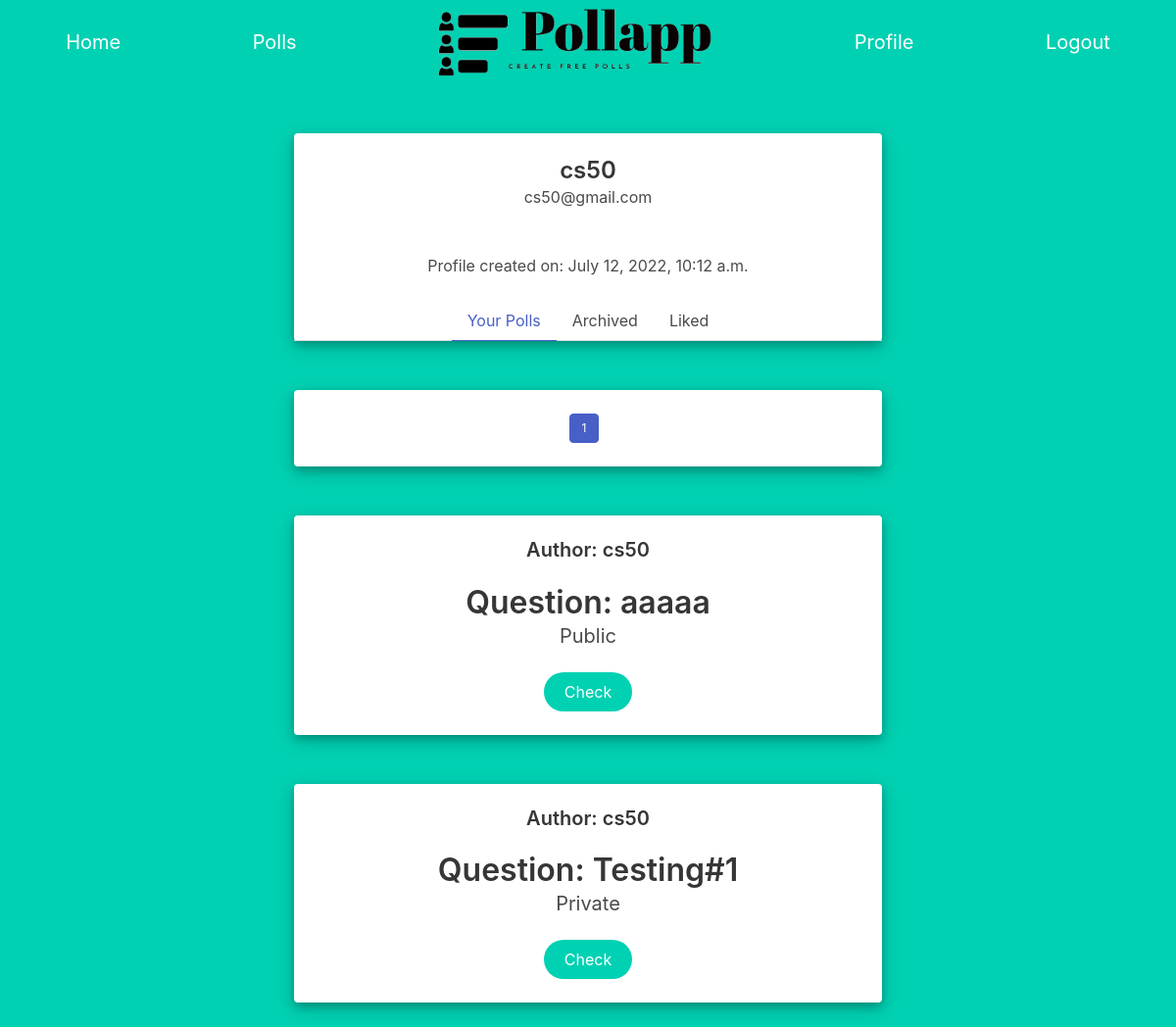
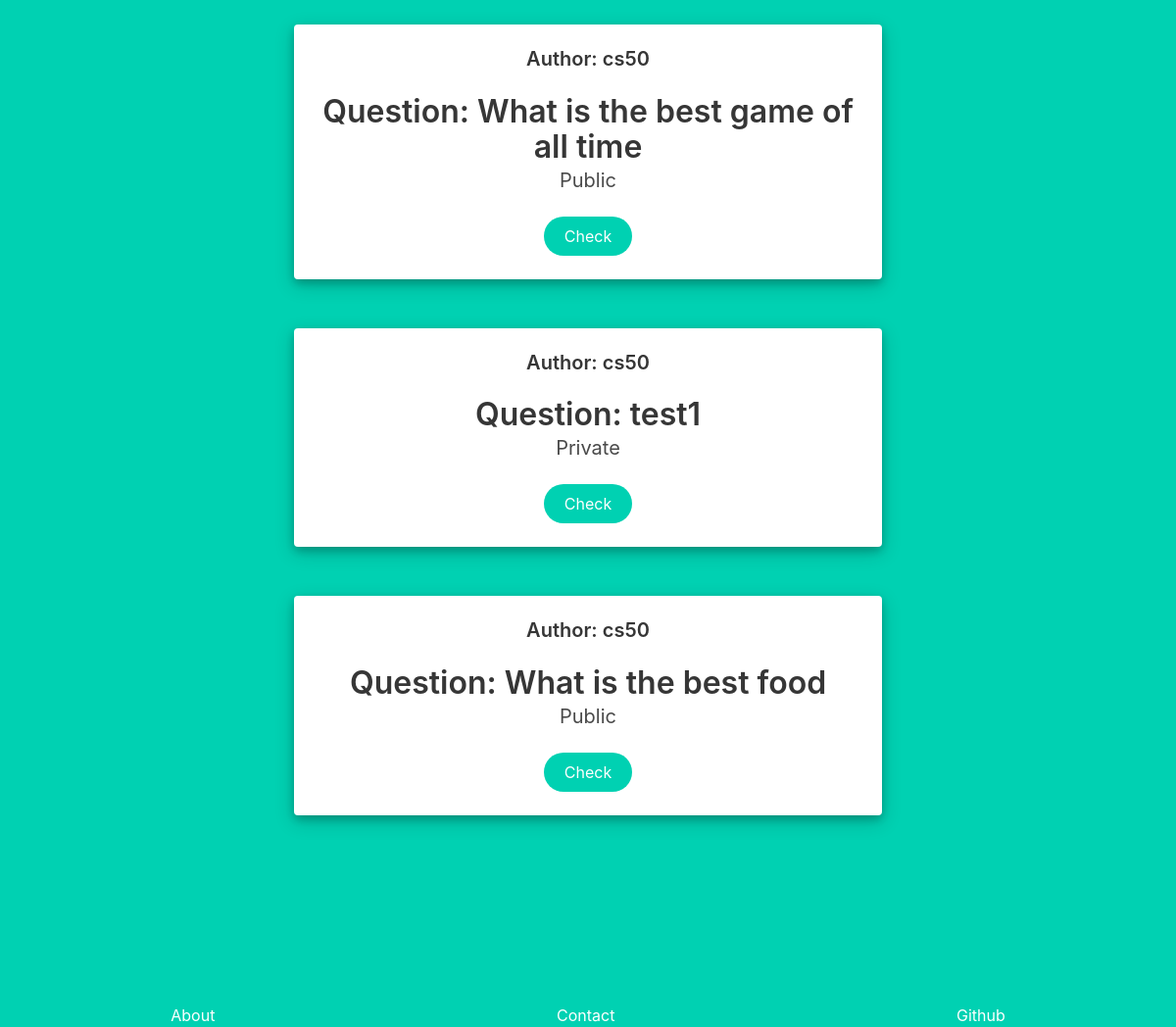
The page /profile/active/1 (signed in) on the database as committed earlier (2 pictures, top to bottom).
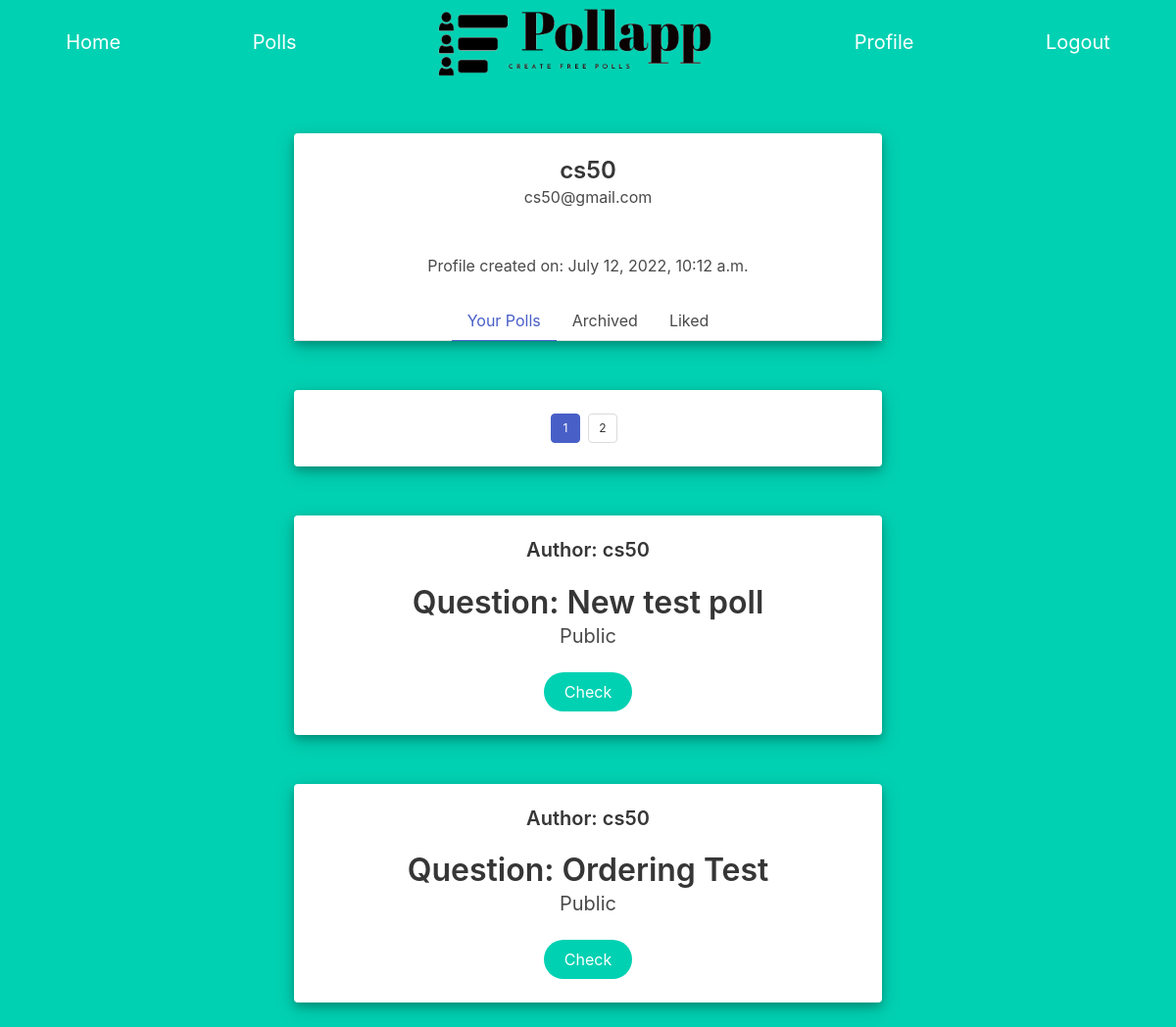
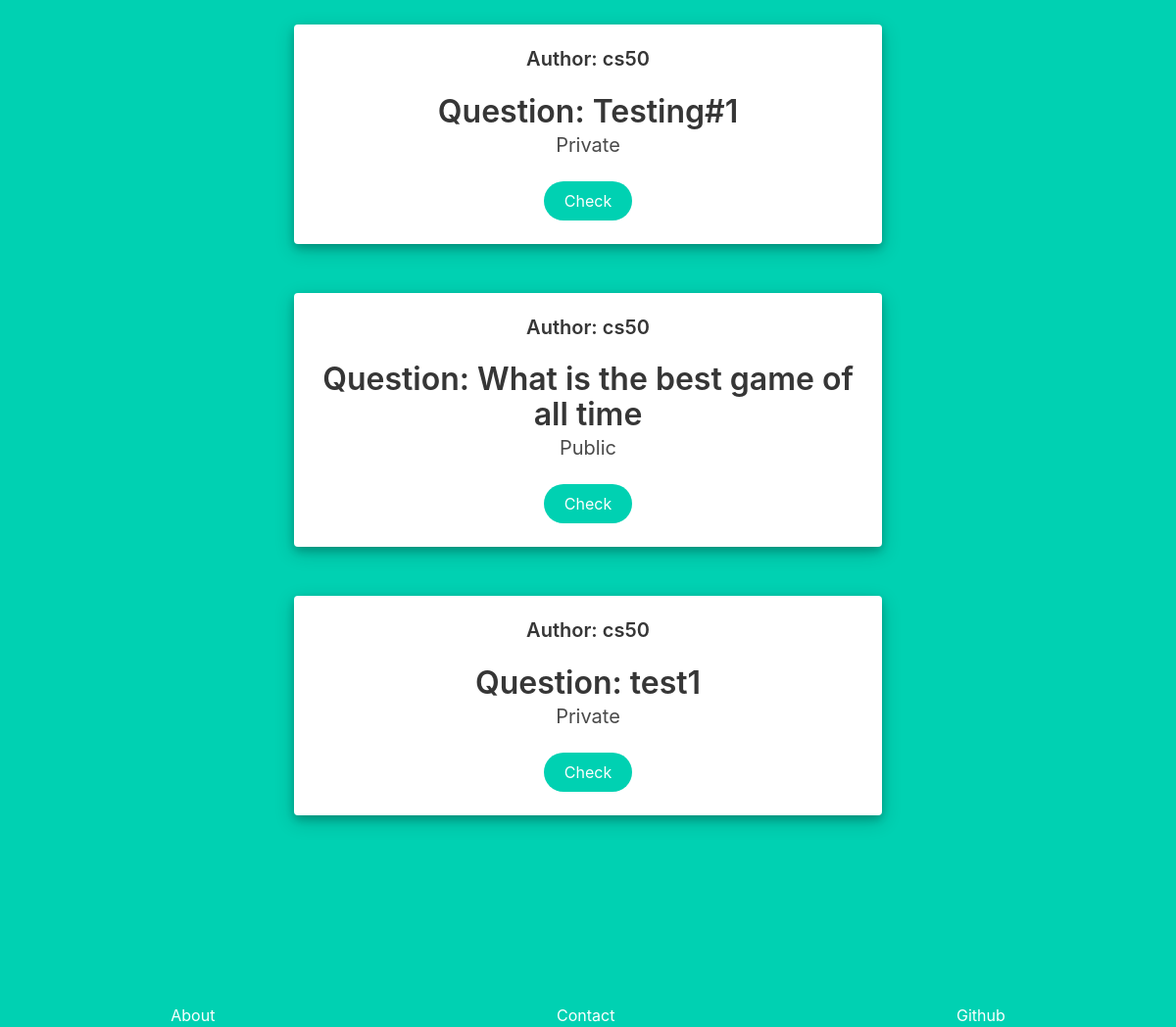
The same page on the database as committed later (2 pictures, top to bottom).
### Pollapp/models.py (models this page shows, shortened)
class Poll(models.Model):
    user = models.ForeignKey(User, on_delete=models.CASCADE)
    url = models.CharField(max_length=24)
    poll_question = models.CharField(max_length=64)
    options = models.ManyToManyField(Option, symmetrical=False, blank=True , related_name="options")
    votes = models.ManyToManyField(Votes, symmetrical=False, blank=True, related_name="votes")
    likes = models.ManyToManyField(User, symmetrical=False, blank=True, related_name="likes")
    private = models.BooleanField()
    active = models.BooleanField(default=True)

class User(AbstractUser):
    def __str__(self):
        return f"{self.username}"

### Pollapp/views.py (the view, shortened to what this page needs)
# urls.py: path("profile/<str:category>/<str:page_num>", views.profile , name="profile"),
@login_required(redirect_field_name='login')
def profile(request, category, page_num):
    if category == 'archived':
        user_polls = Poll.objects.filter(user=request.user, active=False).order_by("-id")
    elif category=='active':
        user_polls = Poll.objects.filter(user=request.user, active=True).order_by("-id")
    else:
        return render(request, "Pollapp/error_page.html" , {
            "message" : "Wrong url",
        })
    user_polls_info = pagination(user_polls, int(page_num))
    if int(page_num) >= 3:
        has_first = True
    else:
        has_first = False
    if int(page_num) <= user_polls_info["number_of_pages"]-2:
        has_last = True
    else:
        has_last = False
    return render(request, "Pollapp/profile.html", {
        "current_page_number": int(page_num),
        "polls" : user_polls_info["contents"],
        "number_of_pages": user_polls_info["number_of_pages"],
        "has_next": user_polls_info["has_next"],
        "next":int(page_num)+1,
        "has_previous": user_polls_info["has_previous"],
        "previous":int(page_num)-1,
        "has_first":has_first,
        "has_last": has_last,
        "category": category,
    })

### Pollapp/views.py (called while the page is built)
def pagination(pag_objects, page_num):
    page_view = Paginator(pag_objects,5)
    page_info = {
        "contents": page_view.page(page_num).object_list,
        "number_of_pages": page_view.num_pages,
        "has_next": page_view.page(page_num).has_next(),
        "has_previous": page_view.page(page_num).has_previous(),
    }
    return page_info

### Pollapp/templates/Pollapp/profile.html (shortened to what this page needs)
{% extends "Pollapp/layout.html" %}
{% block body %}
<div id="user_profile" class="card">
    <div style="min-width:100%;" class="card-content">
      <div style="min-width:100%;" class="media">
        <div style="min-width:100%;" class="media-content">
          <p class="title is-4">{{user.username}}</p>
          <p class="subtitle is-6">{{user.email}}</p>
        </div>
      </div>
        <br>
        <time datetime="2016-1-1">Profile created on: {{user.date_joined}}</time>
      </div>
      <div class="tabs is-centered">
        <ul>
          {% if category == "active"%}
            <li class="is-active"><a>Your Polls</a></li>
          {% else %}
            <li><a href="{% url 'profile' 'active' '1' %}">Your Polls</a></li>
          {% endif %}
          {% if category == "archived"%}
            <li class="is-active"><a>Archived</a></li>
          {% else %}
            <li><a href="{% url 'profile' 'archived' '1' %}">Archived</a></li>
          {% endif %}
          {% if category == "liked"%}
            <li class="is-active"><a>Liked</a></li>
          {% else %}
            <li><a href="{% url 'profile' 'liked' '1' %}">Liked</a></li>
          {% endif %}
        </ul>
      </div>
    </div>
  <div class="card poll">
    <div class="card-content">
      <div class="media">
        <div class="media-content">
          <nav style="width: 100%; height: 100%;"class="pagination is-small is-centered" role="navigation" aria-label="pagination">
            <ul class="pagination-list">
              <li><a class="pagination-link is-current" aria-label="Page {{current_page_number}}" aria-current="page">{{current_page_number}}</a></li>
              {% if has_next %}
                <li><a class="pagination-link" href="{% url 'profile' category next %}" aria-label="Goto page {{current_page_number}}">{{next}}</a></li>
              {% endif %}
            </ul>
          </nav>
        </div>
      </div>
    </div>
  </div>
  {% for poll in polls %}
    <div class="card poll">
      <div class="card-content">
        <div class="media">
          <div class="media-content">
            <p class="title is-5">Author: {{poll.user}}</p>
              <p class="title is-3">Question: {{poll.poll_question}}</p>
              {% if poll.private %}
                <h5 class="subtitle is-5">Private</h5>
              {% else %}
                <h5 class="subtitle is-5">Public</h5>
              {% endif %}
              <form action="{% url 'poll_page' poll.url %}" >
                <button class="button is-primary is-rounded" type="submit">Check</button>
              </form>
            </div>
          </div>
        </div>
      </div>
  {% endfor %}
{% endblock%}

Rows that differ between the two databases and show on the page:
no longer on this page (row edited): Poll: user "cs50", poll_question "aaaaa", private "Public"
no longer on this page (row unchanged): Poll: user "cs50", poll_question "What is the best food", private "Public"
added Poll: user "cs50", poll_question "New test poll", private "Public"
now on this page (row edited): Poll: user "cs50", poll_question "Ordering Test", private "Public"
Other text that changed with them:
{{ next }}: (not shown) → "2"
